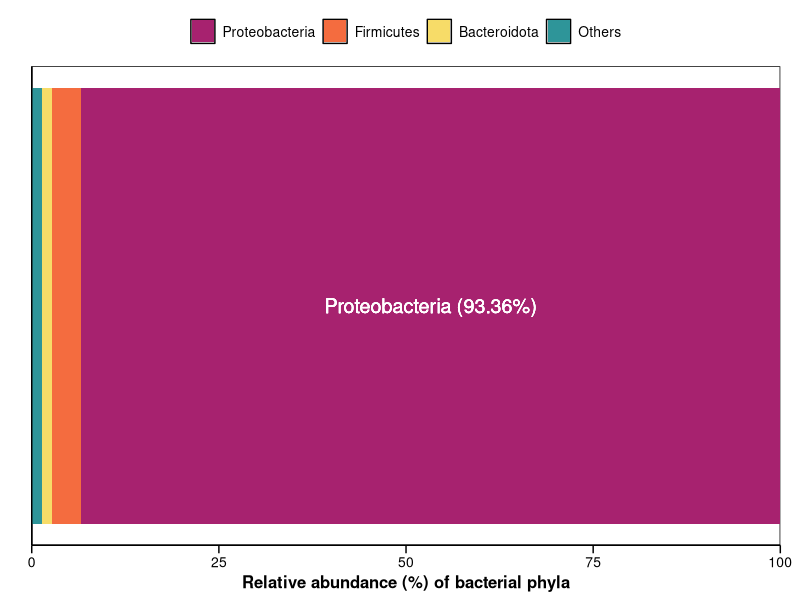
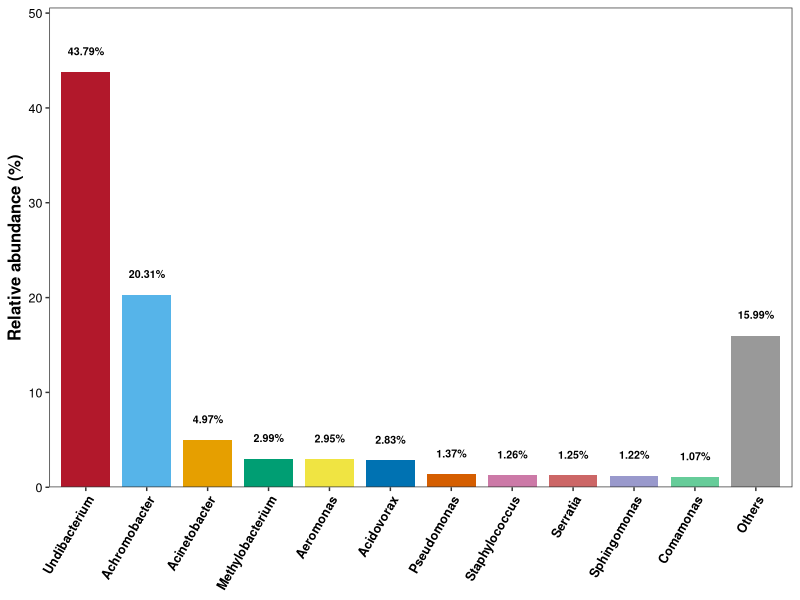

Reproduce these figures in R, in order.
library(ggplot2)
phylum <- read.table("Phylum.xls",header = TRUE,sep = "\t")
phylum$Phylum <- factor(phylum$Phylum,levels = phylum$Phylum)
cbbPalette <- c("#A7226F","#F46C3F","#F7DC68","#2E9599")

p <- ggplot(data = phylum,aes(x = 1, y = Abun,fill = Phylum)) + 
    geom_bar(stat = "identity") +
    geom_text(aes(x = 1, y = 100 - Abun[1]/2,
                  label = paste("Proteobacteria (",round(Abun[1],2),"%)",sep = "")),
              color = "white",size = 5) +
    ylab(label = "Relative abundance (%) of bacterial phyla") + 
    xlab(label = "") + 
    scale_fill_manual(values = cbbPalette) +
    theme_bw()+ 
    theme(panel.grid=element_blank()) + 
    theme(panel.border = element_blank()) +
    theme(panel.background=element_rect(fill='transparent', color='black'),
          plot.margin = unit(c(3,5,2,1),"mm")) + 
    theme(axis.text.y=element_blank()) + 
    theme(axis.text.x=element_text(colour = "black",size = 10)) + 
    theme(axis.ticks.length = unit(0.4,"lines"), 
          axis.ticks = element_line(color='black'),
          axis.line = element_line(colour = "black"),
          axis.ticks.y = element_blank())+ 
    theme(axis.title.x = element_text(size = 12,face = "bold")) + 
    scale_y_continuous(limits = c(0,100.001),expand = c(0,0)) + 
    theme(legend.text = element_text(colour = "black",size = 10)) + 
    theme(legend.title = element_blank(),
          legend.position = "top") + 
    coord_flip()
pdf("Phylum.pdf",height = 1.5,width = 5)
p
dev.off()

genus <- read.table("Genus.xls",header = TRUE,sep = "\t")
genus$Genus[4] <- gsub("-.*","",genus$Genus[4])
genus$Genus <- factor(genus$Genus,levels = genus$Genus)

cbbPalette1 <- c("#B2182B","#56B4E9","#E69F00","#009E73","#F0E442","#0072B2",
                 "#D55E00","#CC79A7","#CC6666","#9999CC","#66CC99","#999999",
                 "#ADD1E5")

p <- ggplot(genus,aes(Genus,Abun)) + 
    geom_col(aes(fill = Genus),
             position = "dodge",width = 0.8) +
    geom_text(aes(y = Abun + max(Abun,na.rm = TRUE)*0.05,
                  label = paste(round(Abun,2),"%",sep = "")),
              position = position_dodge(width = 0.8),
              size = 2.7,color = "black",fontface = "bold") +
    scale_fill_manual(values = cbbPalette1) +
    labs(y="Relative abundance (%)") +
    scale_y_continuous(expand = expansion(mult = c(0,0.1))) + 
    theme_bw() +
    theme(panel.grid = element_blank(),
          axis.text = element_text(size=9,colour = "black"),
          axis.text.x = element_text(angle=60, hjust=1,face = "bold"),
          axis.title.y = element_text(size=12,colour = "black",face = "bold"),
          axis.title.x = element_blank(),
          legend.position = "none")

pdf("Genus.pdf",height = 3,width = 5)
p
dev.off()

